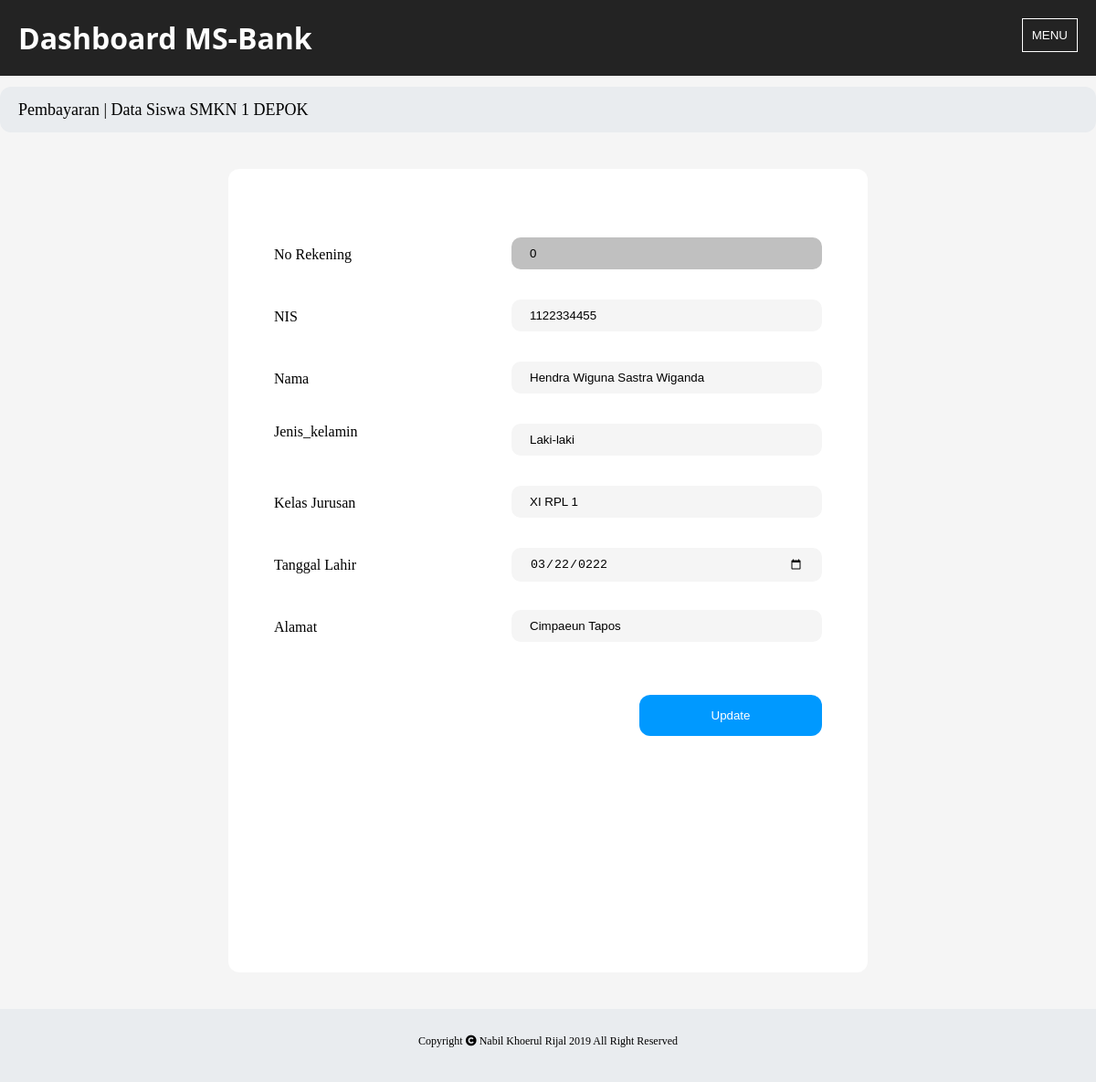
/app/views/admin/data_siswa/update_siswa.php?number_rek=0 (signed in), run on the app's committed database.
### tables this page shows
CREATE TABLE `tb_siswa` (
  `number_rek` bigint(10) NOT NULL,
  `nis` int(9) NOT NULL,
  `nama` varchar(50) NOT NULL,
  `password` varchar(30) NOT NULL,
  `jenis_kelamin` enum('Laki-laki','Perempuan') NOT NULL,
  `kelas_jurusan` varchar(15) NOT NULL,
  `tgl_lahir` date NOT NULL,
  `alamat` text NOT NULL
);

### app/views/admin/data_siswa/update_siswa.php (the view, shortened to what this page needs)
<!DOCTYPE html>
<html>
<head>
    <link rel="stylesheet" href="../../../../public/assets/css/admin/data_siswa/update_siswa1.css">
    <link rel="stylesheet" href="../../../../public/assets/fonts/fontawsome/css/all.css">
    <link rel="stylesheet" href="../../../../public/assets/fonts/fontawsome/css/all.min.css">
</head>
<body>
    <div class="container">
        <div class="header">
            <h1 class="judul">Dashboard MS-Bank</h1>
            <button class="tombol">MENU</button>
        </div>
        <div class="content">
            <div class="flat">
                <span>
                    Pembayaran | Data Siswa SMKN 1 DEPOK
                </span>
            </div>
            <div class="wrapper-payment">
                <?php
                    include "../../../system/db_server.php";
                    $number_rek = $_GET['number_rek'];
                    $query_mysqli = mysqli_query($conn,"SELECT * FROM tb_siswa WHERE number_rek='$number_rek'")or die(mysqli_error());
                    while($data = mysqli_fetch_array($query_mysqli)){
                ?>
                <form action="../../../modlers/admin/data_siswa/model_update.php" method="POST" class="main-wrap">
                    <div class="payment-column">
                        <label for="" class="label-form">No Rekening</label>
                        <input type="number" class="column-form-rek" name="number_rek"
                            value="<?php echo $data['number_rek'] ?>" readonly>
                    </div>
                    <div class="payment-column">
                        <label for="" class="label-form">NIS</label>
                        <input type="number" class="column-form" name="nis" value="<?php echo $data['nis'] ?>">
                    </div>
                    <div class="payment-column">
                        <label for="column-form" class="label-form">Nama</label>
                        <input type="text" class="column-form" name="nama" value="<?php echo $data['nama'] ?>">
                    </div>
                    <div class="payment-column">
                        <label for="">Jenis_kelamin</label>
                        <input type="text" class="column-form" name="jenis_kelamin" value="<?php echo $data['jenis_kelamin'] ?>">
                    </div>
                    <div class="payment-column">
                        <label for="column-form" class="label-form">Kelas Jurusan</label>
                        <input type="text" class="column-form" name="kelas_jurusan"
                            value="<?php echo $data['kelas_jurusan'] ?>">
                    </div>
                    <div class="payment-column">
                        <label for="column-form" class="label-form">Tanggal Lahir</label>
                        <input type="date" class="column-form" name="tgl_lahir"
                            value="<?php echo $data['tgl_lahir'] ?>">
                    </div>
                    <div class="payment-column">
                        <label for="column-form" class="label-form">Alamat</label>
                        <input type="textarea" class="column-form" name="alamat" value="<?php echo $data['alamat'] ?>">
                    </div>
                    <div class="wrapper-button">
                        <button type="submit" name="update" class="btn-daftar">Update</button>
                    </div>
                </form>
                <?php } ?>
            </div>
        </div>
        <div class="footer">
            <div class="text-end">
                <span>Copyright <i class="fa fa-copyright"></i> Nabil Khoerul Rijal 2019 All Right Reserved</span>
            </div>
        </div>
    </div>
</body>
</html>

### public/assets/css/admin/data_siswa/update_siswa1.css (style rules this page uses)
body { padding: 0; margin: 0; }
.container { position: relative; width: 100%; height: 100%; background-color: whitesmoke; }
.header { background: #232323; padding: 20px; color: #fff; font-family: "open sans"; overflow: hidden; margin: 0; }
.judul { float: left; margin: 0; }
.tombol { float: right; background: transparent; padding: 10px; color: #fff; border: 1px solid #fff; cursor: pointer; }
.content { position: relative; }
.flat { width: 100%; height: 50px; background-color: #e9ecef; border-radius: 12px; margin-top: 12px; z-index: 0; }
.flat span { position: relative; top: 15px; left: 20px; font-size: 18px; }
.wrapper-payment { position: relative; width: 700px; height: 880px; background-color: white; margin: 40px auto; border-radius: 12px; }
.wrapper-payment .main-wrap { position: relative; left: 50px; top: 50px; }
.payment-column { padding: 25px 0px; }
.label-form { position: relative; top: 10px; }
.column-form { float: right; position: relative; right: 100px; padding: 10px 20px; border-radius: 10px; border: none; background-color: whitesmoke; outline: none; width: 300px; }
.column-form-rek { float: right; position: relative; right: 100px; padding: 10px 20px; border-radius: 10px; border: none; background-color: silver; outline: none; width: 300px; }
.wrapper-button { position: relative; top: 50px; }
.btn-daftar { position: relative; right: 100px; width: 200px; float: right; padding: 15px 0px 15px 0px; border: none; outline: none; border-radius: 12px; background-color: #0099ff; color: white; }
.footer { width: 100%; height: 80px; display: -webkit-box; display: -ms-flexbox; display: flex; position: relative; right: 0; bottom: 0; background-color: #e9ecef; }
.footer .text-end { margin: 25px auto; }
.footer .text-end span { font-size: 12px; }

### data on the page
tb_siswa: number_rek "0", nis "1122334455", nama "Hendra Wiguna Sastra Wiganda", jenis_kelamin "Laki-laki", kelas_jurusan "XI RPL 1", tgl_lahir "03/22/0222", alamat "Cimpaeun Tapos"
